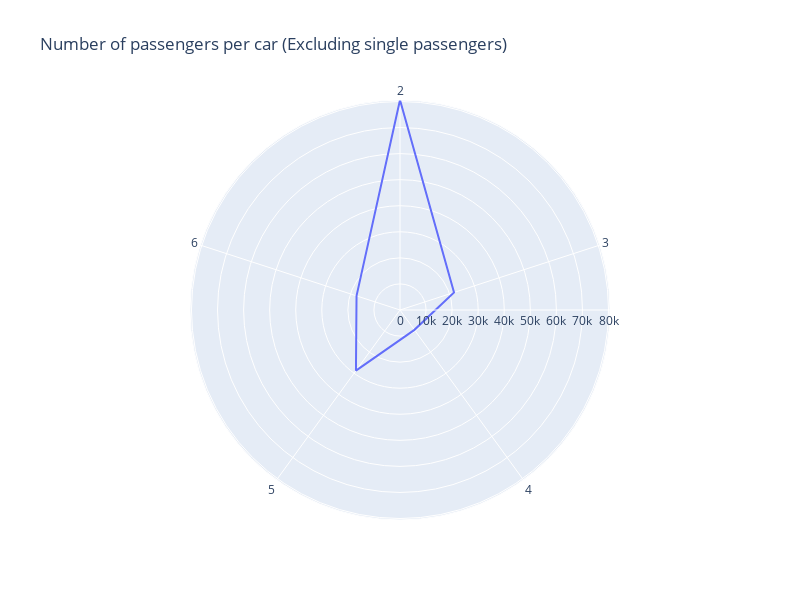

The cell this chart's notebook holds for it:
### Code cell
df2 = pd.DataFrame(dict(
    r=[80567, 21795, 9412, 28743, 17531],
    theta=['2','3','4',
           '5', '6']))
fig2 = px.line_polar(df2, 
                    r='r', 
                    theta='theta', 
                    line_close=True, 
                    title = "Number of passengers per car (Excluding single passengers)",
                    width=800, height=600
                   )
fig2.show()

### Figure 1 — Plotly figure (JSON) as saved in the notebook; plotly's stock layout.template omitted (floating-point values rounded to 4 significant figures)
{"data": [{"hovertemplate": "r=%{r}<br>theta=%{theta}<extra></extra>", "legendgroup": "", "line": {"color": "#636efa", "dash": "solid"}, "marker": {"symbol": "circle"}, "mode": "lines", "name": "", "r": [80567, 21795, 9412, 28743, 17531, 80567], "showlegend": false, "subplot": "polar", "theta": ["2", "3", "4", "5", "6", "2"], "type": "scatterpolar"}], "layout": {"height": 600, "legend": {"tracegroupgap": 0}, "polar": {"angularaxis": {"direction": "clockwise", "rotation": 90, "type": "category"}, "domain": {"x": [0, 1], "y": [0, 1]}, "radialaxis": {"autorange": true, "range": [0, 80567], "type": "linear"}}, "title": {"text": "Number of passengers per car (Excluding single passengers)"}, "width": 800}}
